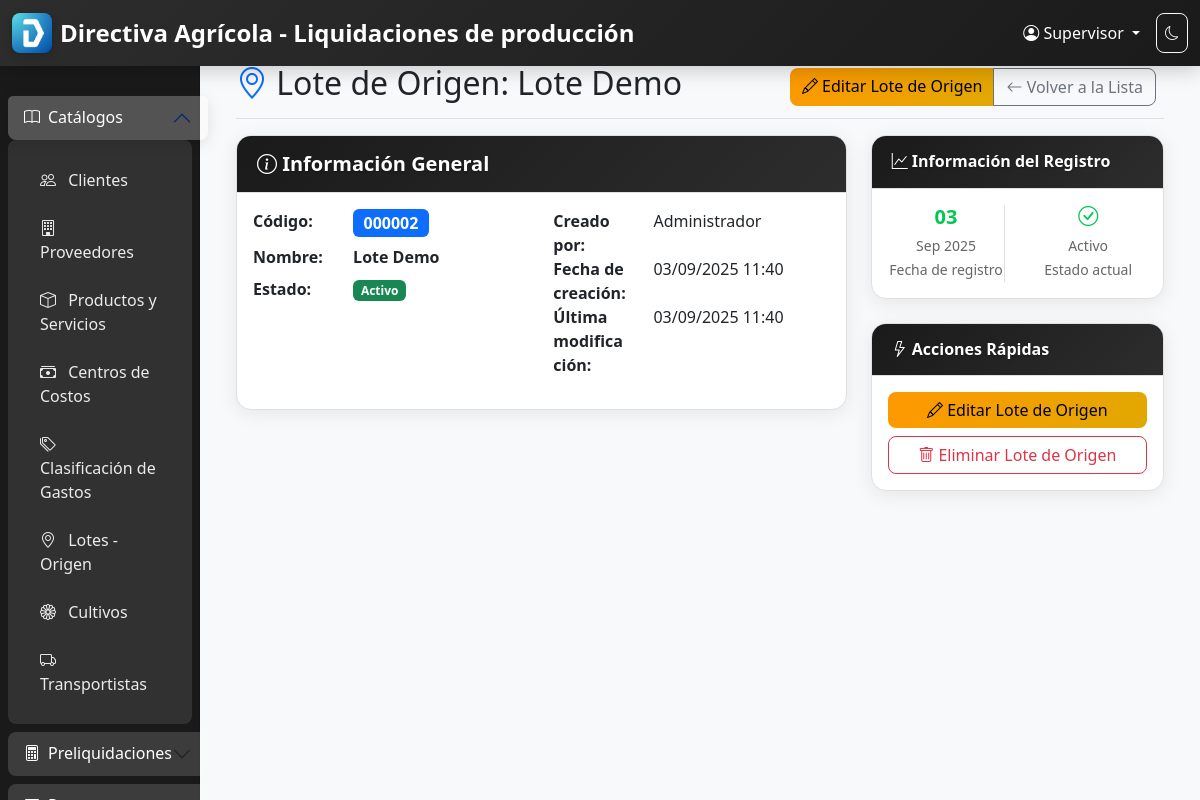
Page /lotes-origen/2/ (signed in) on the committed database.
### core/models.py (models this page shows, shortened)
class Usuario(AbstractUser):
    nombre = models.CharField(max_length=100, verbose_name="Nombre completo")
    puesto = models.CharField(max_length=100, verbose_name="Puesto")
    email = models.EmailField(unique=True, verbose_name="Correo electrónico")
    is_admin = models.BooleanField(default=False, verbose_name="Es administrador")
    USERNAME_FIELD = 'username'
    REQUIRED_FIELDS = ['email', 'nombre', 'puesto']
    class Meta:
        verbose_name = "Usuario"
        verbose_name_plural = "Usuarios"
        db_table = 'usuarios'

class LoteOrigen(models.Model):
    codigo = models.AutoField(
        primary_key=True,
        verbose_name="Código"
    )
    nombre = models.CharField(
        max_length=200,
        verbose_name="Nombre",
        help_text="Nombre del lote de origen"
    )
    observaciones = models.TextField(
        blank=True,
        null=True,
        verbose_name="Observaciones",
        help_text="Observaciones adicionales sobre el lote de origen"
    )
    activo = models.BooleanField(
        default=True,
        verbose_name="Activo",
        help_text="Indica si el lote de origen está activo en el sistema"
    )
    fecha_creacion = models.DateTimeField(auto_now_add=True, verbose_name="Fecha de creación")
    fecha_modificacion = models.DateTimeField(auto_now=True, verbose_name="Fecha de modificación")
    usuario_creacion = models.ForeignKey(
        Usuario,
        on_delete=models.PROTECT,
        related_name='lotes_origen_creados',
        verbose_name="Usuario que creó el registro"
    )
    usuario_modificacion = models.ForeignKey(
        Usuario,
        on_delete=models.PROTECT,
        related_name='lotes_origen_modificados',
        verbose_name="Usuario que modificó el registro",
        blank=True,
        null=True
    )
    class Meta:
        verbose_name = "Lote de Origen"
        verbose_name_plural = "Lotes de Origen"
        db_table = 'lotes_origen'
        ordering = ['nombre']
        indexes = [
            models.Index(fields=['nombre']),
            models.Index(fields=['activo']),
        ]

### core/views.py (the view)
# urls.py: path('lotes-origen/<int:pk>/', LoteOrigenDetailView.as_view(), name='lote_origen_detail'),
class LoteOrigenDetailView(LoginRequiredMixin, TemplateView):
    template_name = 'core/lote_origen_detail.html'
    def get_context_data(self, **kwargs):
        context = super().get_context_data(**kwargs)
        lote_origen = get_object_or_404(LoteOrigen, pk=kwargs['pk'])
        context['lote_origen'] = lote_origen
        context['title'] = f'Lote de Origen: {lote_origen.nombre}'
        return context

### templates/core/lote_origen_detail.html (shortened to what this page needs)
{% extends 'base.html' %}
{% block content %}
<div class="container-fluid">
    <div class="d-flex justify-content-between flex-wrap flex-md-nowrap align-items-center pt-3 pb-2 mb-3 border-bottom">
        <h1 class="h2">
            <i class="bi bi-geo-alt text-primary"></i>
            {{ title }}
        </h1>
        <div class="btn-toolbar mb-2 mb-md-0">
            <div class="btn-group me-2">
                <a href="{% url 'core:lote_origen_update' lote_origen.pk %}" class="btn btn-warning">
                    <i class="bi bi-pencil"></i> Editar Lote de Origen
                </a>
                <a href="{% url 'core:lote_origen_list' %}" class="btn btn-outline-secondary">
                    <i class="bi bi-arrow-left"></i> Volver a la Lista
                </a>
            </div>
        </div>
    </div>
    <div class="row">
        <div class="col-md-8">
            <div class="card mb-4">
                <div class="card-header">
                    <h5 class="card-title mb-0">
                        <i class="bi bi-info-circle"></i> Información General
                    </h5>
                </div>
                <div class="card-body">
                    <div class="row">
                        <div class="col-md-6">
                            <dl class="row">
                                <dt class="col-sm-4">Código:</dt>
                                <dd class="col-sm-8">
                                    <span class="badge bg-primary fs-6">{{ lote_origen.codigo|stringformat:"06d" }}</span>
                                </dd>
                                <dt class="col-sm-4">Nombre:</dt>
                                <dd class="col-sm-8">
                                    <strong>{{ lote_origen.nombre }}</strong>
                                </dd>
                                <dt class="col-sm-4">Estado:</dt>
                                <dd class="col-sm-8">
                                    {% if lote_origen.activo %}
                                        <span class="badge bg-success">Activo</span>
                                    {% else %}
                                        <span class="badge bg-danger">Inactivo</span>
                                    {% endif %}
                                </dd>
                            </dl>
                        </div>
                        <div class="col-md-6">
                            <dl class="row">
                                <dt class="col-sm-4">Creado por:</dt>
                                <dd class="col-sm-8">{{ lote_origen.usuario_creacion.nombre }}</dd>
                                <dt class="col-sm-4">Fecha de creación:</dt>
                                <dd class="col-sm-8">{{ lote_origen.fecha_creacion|date:"d/m/Y H:i" }}</dd>
                                {% if lote_origen.fecha_modificacion %}
                                <dt class="col-sm-4">Última modificación:</dt>
                                <dd class="col-sm-8">{{ lote_origen.fecha_modificacion|date:"d/m/Y H:i" }}</dd>
                                {% endif %}
                            </dl>
                        </div>
                    </div>
                </div>
            </div>
        </div>
        <div class="col-md-4">
            <div class="card mb-4">
                <div class="card-header">
                    <h6 class="card-title mb-0">
                        <i class="bi bi-graph-up"></i> Información del Registro
                    </h6>
                </div>
                <div class="card-body">
                    <div class="row text-center">
                        <div class="col-6">
                            <div class="border-end">
                                <h5 class="text-primary mb-1">{{ lote_origen.fecha_creacion|date:"d" }}</h5>
                                <small class="text-muted">{{ lote_origen.fecha_creacion|date:"M Y" }}</small>
                                <p class="mb-0"><small>Fecha de registro</small></p>
                            </div>
                        </div>
                        <div class="col-6">
                            <h5 class="text-success mb-1">
                                {% if lote_origen.activo %}
                                    <i class="bi bi-check-circle"></i>
                                {% else %}
                                    <i class="bi bi-x-circle"></i>
                                {% endif %}
                            </h5>
                            <small class="text-muted">
                                {% if lote_origen.activo %}Activo{% else %}Inactivo{% endif %}
                            </small>
                            <p class="mb-0"><small>Estado actual</small></p>
                        </div>
                    </div>
                </div>
            </div>
            <div class="card">
                <div class="card-header">
                    <h6 class="card-title mb-0">
                        <i class="bi bi-lightning"></i> Acciones Rápidas
                    </h6>
                </div>
                <div class="card-body">
                    <div class="d-grid gap-2">
                        <a href="{% url 'core:lote_origen_update' lote_origen.pk %}" class="btn btn-warning">
                            <i class="bi bi-pencil"></i> Editar Lote de Origen
                        </a>
                        <a href="{% url 'core:lote_origen_delete' lote_origen.pk %}" class="btn btn-outline-danger">
                            <i class="bi bi-trash"></i> Eliminar Lote de Origen
                        </a>
                    </div>
                </div>
            </div>
        </div>
    </div>
</div>
{% endblock %}

### templates/base.html (shortened to what this page needs)
{% load static %}
{% load cache_utils %}
<!DOCTYPE html>
<html lang="es">
<head>
    <link href="https://cdn.jsdelivr.net/npm/bootstrap@5.3.2/dist/css/bootstrap.min.css" rel="stylesheet">
    <link href="https://cdn.jsdelivr.net/npm/bootstrap-icons@1.11.1/font/bootstrap-icons.css" rel="stylesheet">
    <link href="{% static_with_timestamp 'css/style.css' %}" rel="stylesheet">
</head>
<body>
    <nav class="navbar navbar-expand-lg navbar-dark bg-primary fixed-top">
        <div class="container-fluid">
            <div class="navbar-brand d-flex align-items-center">
                <img src="/static/images/LogoDirectiva.png" alt="Logo Directiva Agrícola" height="40" class="me-2">
                <span class="fw-bold">Directiva Agrícola - Liquidaciones de producción</span>
            </div>
            <div class="navbar-nav ms-auto">
                <div class="nav-item dropdown">
                    <a class="nav-link dropdown-toggle text-white" href="#" role="button" data-bs-toggle="dropdown">
                        <i class="bi bi-person-circle"></i> {{ user.nombre|default:user.username }}
                    </a>
                </div>
            </div>
        </div>
    </nav>
    <div class="container-fluid">
        <div class="row">
            <nav id="sidebar" class="col-md-3 col-lg-2 d-md-block bg-light sidebar collapse">
                <div class="position-sticky pt-5">
                    <div class="accordion" id="sidebarAccordion">
                        <div class="accordion-item">
                            <h2 class="accordion-header" id="catalogosHeader">
                                <button class="accordion-button" type="button" data-bs-toggle="collapse" data-bs-target="#catalogosCollapse" aria-expanded="true" aria-controls="catalogosCollapse">
                                    <i class="bi bi-book me-2"></i>
                                    Catálogos
                                </button>
                            </h2>
                            <div id="catalogosCollapse" class="accordion-collapse collapse show" aria-labelledby="catalogosHeader" data-bs-parent="#sidebarAccordion">
                                <div class="accordion-body">
                                    <ul class="nav flex-column">
                                        <li class="nav-item">
                                            <a class="nav-link" href="{% url 'core:cliente_list' %}">
                                                <i class="bi bi-people"></i> Clientes
                                            </a>
                                        </li>
                                        <li class="nav-item">
                                            <a class="nav-link" href="{% url 'core:proveedor_list' %}">
                                                <i class="bi bi-building"></i> Proveedores
                                            </a>
                                        </li>
                                        <li class="nav-item">
                                            <a class="nav-link" href="{% url 'core:producto_servicio_list' %}">
                                                <i class="bi bi-box"></i> Productos y Servicios
                                            </a>
                                        </li>
                                        <li class="nav-item">
                                            <a class="nav-link" href="{% url 'core:centro_costo_list' %}">
                                                <i class="bi bi-cash-stack"></i> Centros de Costos
                                            </a>
                                        </li>
                                        <li class="nav-item">
                                            <a class="nav-link" href="{% url 'core:clasificacion_gasto_list' %}">
                                                <i class="bi bi-tags"></i> Clasificación de Gastos
                                            </a>
                                        </li>
                                        <li class="nav-item">
                                            <a class="nav-link" href="{% url 'core:lote_origen_list' %}">
                                                <i class="bi bi-geo-alt"></i> Lotes - Origen
                                            </a>
                                        </li>
                                        <li class="nav-item">
                                            <a class="nav-link" href="{% url 'core:cultivo_list' %}">
                                                <i class="bi bi-flower1"></i> Cultivos
                                            </a>
                                        </li>
                                        <li class="nav-item">
                                            <a class="nav-link" href="{% url 'core:transportista_list' %}">
                                                <i class="bi bi-truck"></i> Transportistas
                                            </a>
                                        </li>
                                    </ul>
                                </div>
                            </div>
                        </div>
                        <div class="accordion-item">
                            <h2 class="accordion-header" id="preliquidacionesHeader">
                                <button class="accordion-button collapsed" type="button" data-bs-toggle="collapse" data-bs-target="#preliquidacionesCollapse" aria-expanded="false" aria-controls="preliquidacionesCollapse">
                                    <i class="bi bi-calculator me-2"></i>
                                    Preliquidaciones
                                </button>
                            </h2>
                        </div>
                        <div class="accordion-item">
                            <h2 class="accordion-header" id="presupuestosHeader">
                                <button class="accordion-button collapsed" type="button" data-bs-toggle="collapse" data-bs-target="#presupuestosCollapse" aria-expanded="false" aria-controls="presupuestosCollapse">
                                </button>
                            </h2>
                        </div>
                    </div>
                </div>
            </nav>
            <main class="col-md-9 ms-sm-auto col-lg-10 px-md-4">
                <div class="pt-5">
                    {% block content %}{% endblock %}
                </div>
            </main>
        </div>
    </div>
</body>
</html>

### rows in the picture
Usuario: nombre "Supervisor"
LoteOrigen: codigo "000002", nombre "Lote Demo", usuario_creacion.nombre "Administrador", fecha_creacion "03/09/2025 11:40", fecha_modificacion "03/09/2025 11:40", fecha_creacion "03", fecha_creacion "Sep 2025"

### other values in the picture
{{ title }} "Lote de Origen: Lote Demo"
